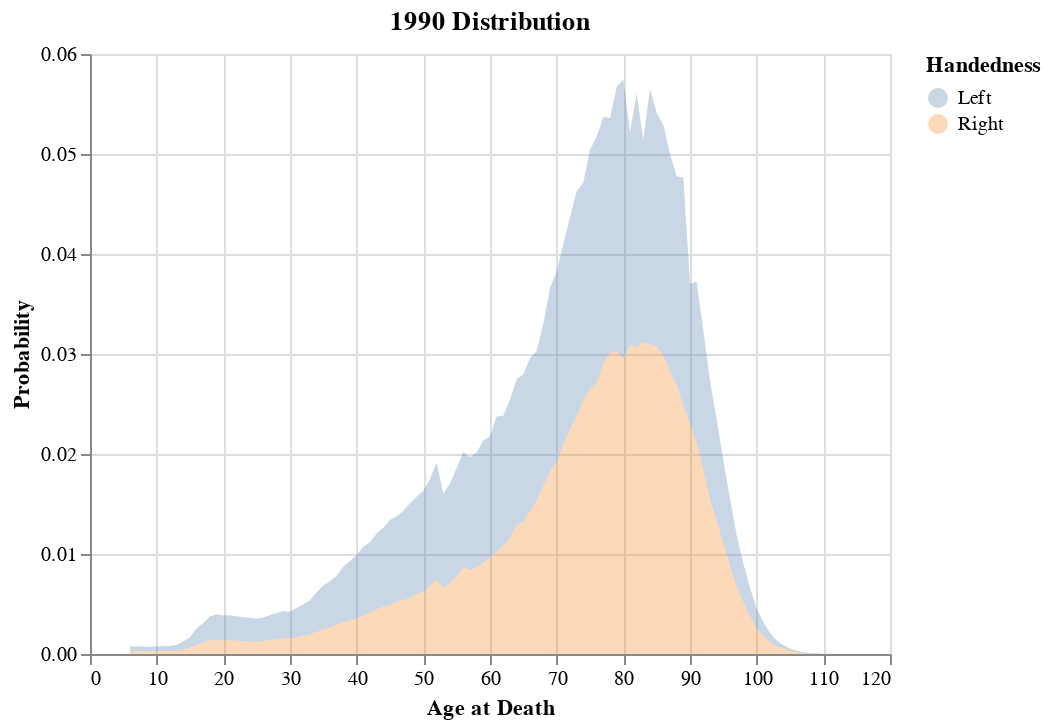

The code cell stored with this chart in its notebook:
### Code cell
#collapse

death_prob_90 = ( alt.Chart(right_left_df, title='1990 Distribution')
    .mark_area(opacity=0.3)
    .encode(x='Age at Death:Q', y='Probability:Q', color='Handedness:N') ) 

death_prob_90

### Figure 1 — Vega-Lite specification as saved in the notebook (floating-point values rounded to 4 significant figures; data arrays with more than 128 entries replaced by an {"elided": "..."} marker saying what was removed)
{"config": {"view": {"continuousWidth": 400, "continuousHeight": 300}}, "data": {"name": "data-985804733151447a3a4a9c10a5716980"}, "mark": {"type": "area", "opacity": 0.3}, "encoding": {"color": {"type": "nominal", "field": "Handedness"}, "x": {"type": "quantitative", "field": "Age at Death"}, "y": {"type": "quantitative", "field": "Probability"}}, "title": "1990 Distribution", "$schema": "https://vega.github.io/schema/vega-lite/v4.8.1.json", "datasets": {"data-985804733151447a3a4a9c10a5716980": {"elided": "218 records"}}}
